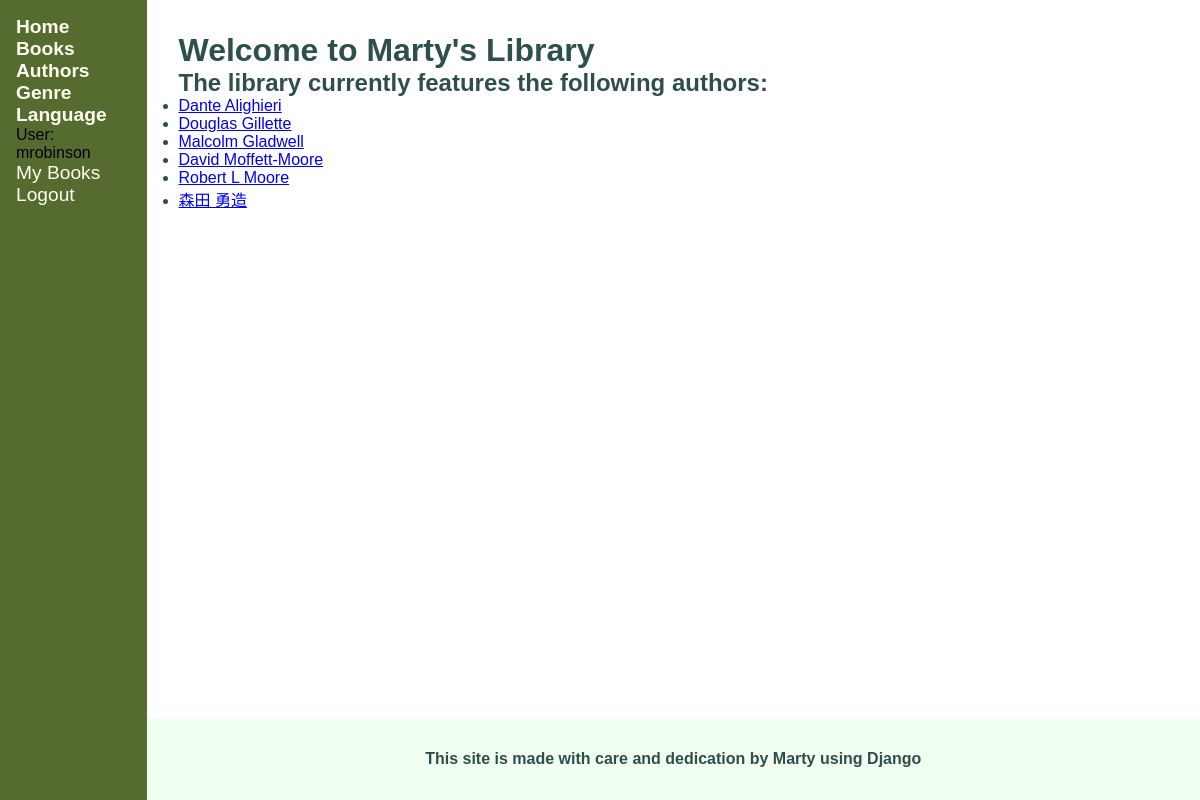
The app's page /catalog/authors/ (signed in) with its own data.
### catalog/models.py (models this page shows, shortened)
class Author(models.Model):
    prefix = models.CharField(max_length=4, blank=True, null=True)
    first_name = models.CharField(max_length=20)
    middle_names = models.CharField(max_length=30, blank=True, null=True)
    last_name = models.CharField(max_length=30)
    suffix = models.CharField(max_length=5, blank=True, null=True)
    name = models.CharField('search match string', max_length=69)
    birth_date = models.DateField('Born', blank=True, null=True)
    death_date = models.DateField('Died', blank=True, null=True)
    @property
    @admin.display(description='full name', ordering='last_name')
    def full_name(self):
        cn_pattern = re.compile(r'[\u4e00-\u9fff]+')
        if cn_pattern.search(self.last_name):
            return ' '.join([self.last_name, self.first_name])
        else:
            if self.middle_names:
                return ' '.join([self.first_name, self.middle_names, self.last_name])
            else:
                return ' '.join([self.first_name, self.last_name])
    class Meta:
        ordering = ['last_name', 'first_name', 'birth_date']
    def get_absolute_url(self):
        return reverse("catalog:author-detail-view", kwargs={"pk": self.id})

### catalog/views.py (the view)
# urls.py: path('authors/', views.AuthorListView.as_view(), name='authors'),
class AuthorListView(LoginRequiredMixin, generic.ListView):
    model = Author
    template_name = 'catalog/authors.html'
    context_object_name = 'list_of_all_authors'
    paginate_by = 10

### catalog/templates/catalog/authors.html
{% extends 'catalog/base_generic.html' %}
{% block content %}
    <h1>Welcome to Marty's Library</h1>
    <h2>The library currently features the following authors:</h2>
    {% if list_of_all_authors %}
    <ul class="content-list">
        {% for author in list_of_all_authors %}
        <li class="content-item"><a href="{{ author.get_absolute_url }}">{{ author.full_name }}</a></li>
        {% endfor %}
    </ul>
    {% else %}
    <p>There are no authors yet.</p>
    {% endif %}
{% endblock content %}

### catalog/templates/catalog/side_navbar.html (shortened to what this page needs)
<ul class="navbar">
    <li class="navlink"><a href="{% url 'catalog:index' %}"><strong>Home</strong></a></li>
    <li class="navlink"><a href="{% url 'catalog:books' %}"><strong>Books</strong></a></li>
    <li class="navlink"><a href="{% url 'catalog:authors' %}"><strong>Authors</strong></a></li>
    <li class="navlink"><a href="{% url 'catalog:genres' %}"><strong>Genre</strong></a></li>
    <li class="navlink"><a href="{% url 'catalog:languages' %}"><strong>Language</strong></a></li>
    {% if user.is_authenticated %}
    <li id="username" class="user-util">User: {{ user.get_username }}</li>
    <li id="user-books" class="user-util">
        <a href="{% url 'catalog:my-borrowed' %}">My Books</a>
    </li>
    <li class="user-util"><a href="{% url 'logout' %}?next={{ request.path }}">Logout</a></li>
    {% else %}
    <li class="user-util"><a href="{% url 'login' %}?next={{ request.path }}">Login</a></li>
    {% endif %}
</ul>

### catalog/static/catalog/css/main.css (style rules this page uses)
* { font-family: Helvetica, sans-serif; padding: 0; margin: 0; }
body { display: flex; flex-flow: row nowrap; }
ul.navbar { flex-grow: 1; list-style: none; background-color: darkolivegreen; padding: 1rem; }
ul.navbar a { text-decoration: none; color: ivory; font-size: larger; }

### records on screen
Author: full_name "Dante Alighieri"
Author: full_name "Douglas Gillette"
Author: full_name "Malcolm Gladwell"
Author: full_name "David Moffett-Moore"
Author: full_name "Robert L Moore"
Author: full_name "森田 勇造"

### other values on screen
{{ user.get_username }} "mrobinson"
